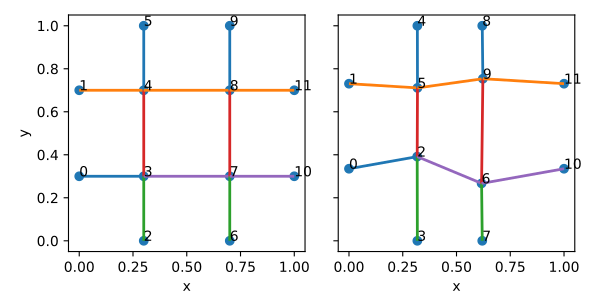

This chart was generated by the following Python code:
import matplotlib.pyplot as plt
from utils import plotting
from data import Lattice
nodes = [[0.3,0.3,0.5],[0.7,0.3,0.5],[0.3,0.7,0.5],[0.7,0.7,0.5]]
fundamental_edge_adjacency=[[0,1],[1,3],[2,3],[0,2],[2,0],[3,1],[1,0],[3,2]]
tess_vecs = [[0,0,0,0,0,0],[0,0,0,0,0,0],[0,0,0,0,0,0],[0,0,0,0,0,0],
             [0,0,0,0,1,0],[0,0,0,0,1,0],[0,0,0,1,0,0],[0,0,0,1,0,0]]
lat = Lattice(
    nodal_positions=nodes,
    fundamental_edge_adjacency=fundamental_edge_adjacency,
    fundamental_tesselation_vecs=tess_vecs
)
lat.crop_unit_cell()
fig, axes = plt.subplots(ncols=2, figsize=(6,3), sharey=True)
plotting.plot_unit_cell_2d(lat, ax=axes[0])
lat_imp = lat.apply_nodal_imperfections(0.1, 'sphere_surf')
plotting.plot_unit_cell_2d(lat_imp, ax=axes[1])
for ax in axes: ax.set_aspect('equal')
axes[1].set_ylabel('')
fig.tight_layout()
axes
